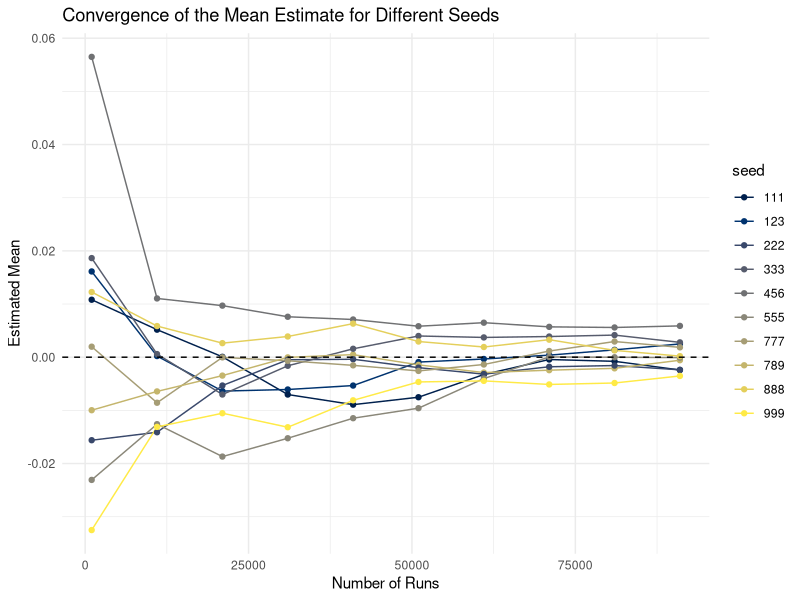
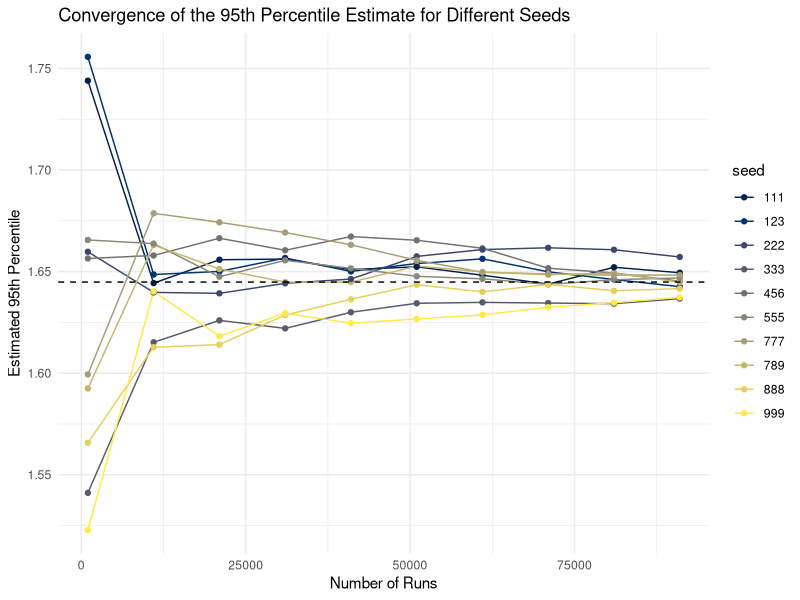
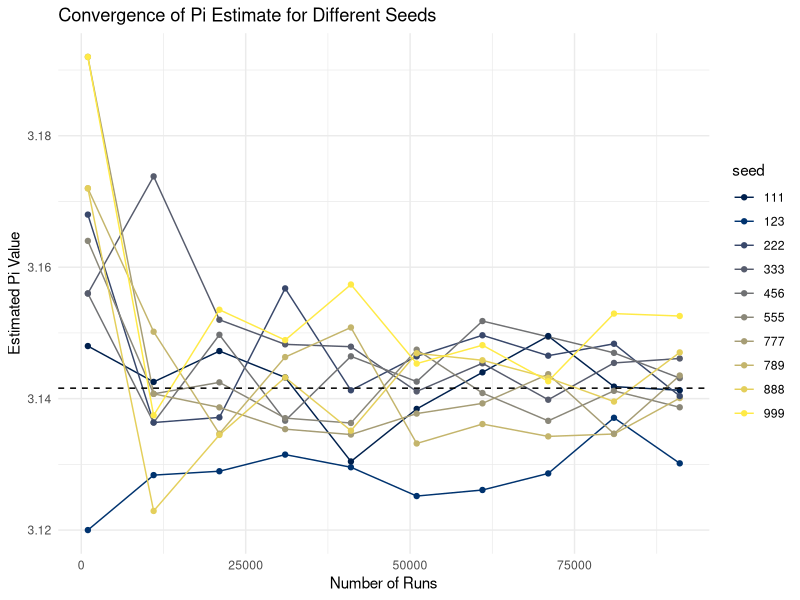

These charts were generated, in order, by the following R code:
## ---- chunk 1
library(knitr)
knitr::opts_chunk$set(echo = TRUE, message = FALSE, warning = FALSE)
## ---- chunk 2
library(ggplot2)  # For plot
library(dplyr)    # For generate a dataframe
library(viridis)  # For coloring the plot

N <- 1e5
sample_sizes <- seq(1000, N, by = 10000)
seeds <- c(123, 456, 789, 111, 222, 333, 555, 777, 888, 999)

# Generate data
df <- expand.grid(sample_size = sample_sizes, seed = seeds) %>%
  rowwise() %>%
  mutate(mean_estimate = {
    set.seed(seed)
    mean(rnorm(sample_size, 0, 1))}) %>%
  ungroup()

# Convert seed to factor for discrete color mapping
df$seed <- as.factor(df$seed)

ggplot(df, aes(x = sample_size, y = mean_estimate, color = seed, group = seed)) +
  geom_line() +
  geom_point() +
  scale_color_viridis_d(option = "cividis") +
  geom_hline(yintercept = 0, linetype = "dashed", color = "black") +
  labs(title = "Convergence of the Mean Estimate for Different Seeds",
       x = "Number of Runs",
       y = "Estimated Mean") +
  theme_minimal()
## ---- chunk 3
# Compute mean estimate and uncertainty
summary_mean <- df %>%
  group_by(sample_size) %>%
  summarise(
    mean = mean(mean_estimate),  # Average mean estimate for all seeds
    uncertainty = sd(mean_estimate) / sqrt(length(seeds))  # Standard Error 
  )

kable(summary_mean, digits = 6)
## ---- chunk 4
df <- df %>%
  rowwise() %>%
  mutate(
    q95 = {
      set.seed(seed)
      quantile(rnorm(sample_size, 0, 1), 0.95)
    }
  ) %>%
  ungroup()

ggplot(df, aes(x = sample_size, y = q95, color = seed, group = seed)) +
  geom_line() +
  geom_point() +
  scale_color_viridis_d(option = "cividis") +
  geom_hline(yintercept = qnorm(.95, 0, 1), linetype = "dashed", color = "black") +
  labs(title = "Convergence of the 95th Percentile Estimate for Different Seeds",
       x = "Number of Runs",
       y = "Estimated 95th Percentile") +
  theme_minimal()
## ---- chunk 5
# Compute 95 percentile estimate and uncertainty
summary_95 <- df %>%
  group_by(sample_size) %>%
  summarise(
    mean = mean(q95),  
    uncertainty = sd(q95) / sqrt(length(seeds)) 
  )

kable(summary_95, digits = 6)
## ---- chunk 6
df <- df %>%
  rowwise() %>%
  mutate(
    pi_estimate  = {
      set.seed(seed)
      x <- runif(sample_size, 0, 1)
      y <- runif(sample_size, 0, 1)
      inside_pts <- (x^2 + y^2) <= 1
      4 * sum(inside_pts) / sample_size
    }
  ) %>%
  ungroup()

ggplot(df, aes(x = sample_size, y = pi_estimate, color = seed, group = seed)) +
  geom_line() +
  geom_point() +
  scale_color_viridis_d(option = "cividis") +
  geom_hline(yintercept = pi, linetype = "dashed", color = "black") +
  labs(title = "Convergence of Pi Estimate for Different Seeds",
       x = "Number of Runs",
       y = "Estimated Pi Value") +
  theme_minimal()
## ---- chunk 7
# Compute pi estimate and uncertainty
summary_pi <- df %>%
  group_by(sample_size) %>%
  summarise(
    mean = mean(pi_estimate),  
    uncertainty = sd(pi_estimate) / sqrt(length(seeds)) 
  )

kable(summary_pi, digits = 6)
